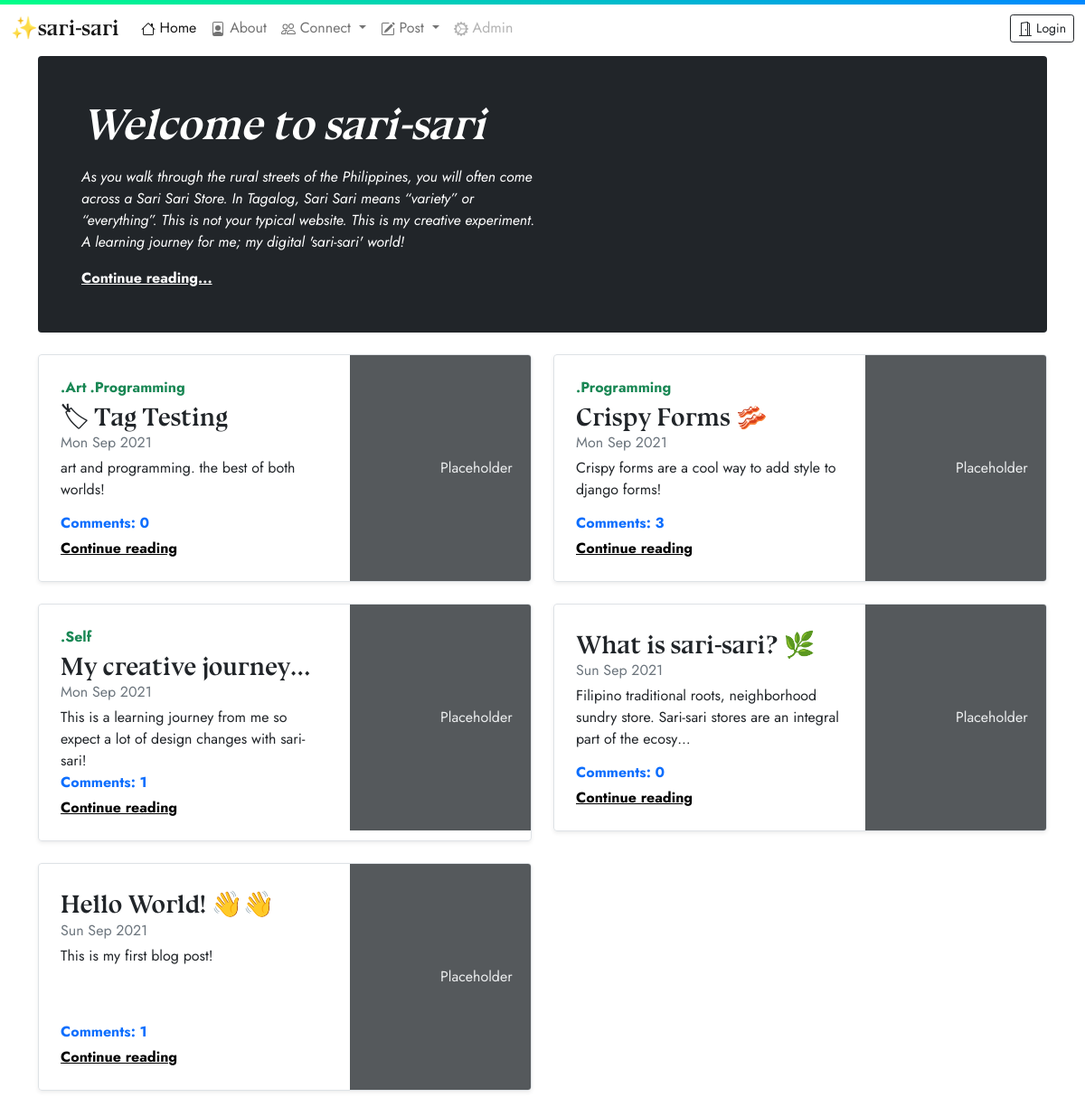
The page / on the database its author committed.
### blog/models.py (models this page shows, shortened)
class Tag(models.Model):
    name = models.CharField(max_length=50)
    def __str__(self):
        return self.name

class Post(models.Model):
    author = models.ForeignKey('auth.User',on_delete=models.CASCADE) # authorised user
    title = models.CharField(max_length=200)
    text = models.TextField()
    created_date = models.DateTimeField(default=timezone.now)
    published_date = models.DateTimeField(blank=True,null=True)
    tag = models.ManyToManyField(Tag, help_text='Select a tag for your post')
    def approve_comments(self):
        return self.comments.filter(approved_comment=True)

### blog/views.py (the view)
# urls.py: re_path(r'^$',views.PostListView.as_view(),name='post_list'),
class PostListView(ListView):
    model = Post
    def get_queryset(self):
        return Post.objects.filter(published_date__lte=timezone.now()).order_by('-published_date')

### blog/templates/blog/post_list.html
{% extends 'blog/base.html' %}
{% block content %}
<div class="p-4 p-md-5 mb-4 text-white rounded bg-dark">
  <div class="col-md-6 px-0">
    <h1 class="brand display-5 fst-italic">Welcome to sari-sari</h1>
    <p class="my-3"><em>As you walk through the rural streets of the Philippines, you will often come across a Sari Sari Store. In Tagalog, Sari Sari means “variety” or “everything”. This is not your typical website. This is my creative experiment. A learning journey for me; my digital 'sari-sari' world!</em></p>
    <p class="mb-0"><a href="#" class="text-white fw-bold">Continue reading...</a></p>
  </div>
</div>
<div class="row mb-2">
  {% for post in post_list %}
  <div class="col-md-6">
    <div class="row g-0 border rounded overflow-hidden flex-md-row mb-4 shadow-sm h-md-250 position-relative cards">
      <div class="col p-4 d-flex flex-column position-static">
        <strong class="d-inline-flex mb-1 text-success">{% for tag in post.tag.all %}. <div class="pe-1">
          {{ tag }}
        </div>{% endfor %}</strong>
        <h3 class="mb-0 brand">{{ post.title|truncatechars:20 }}</h3>
        <div class="mb-1 text-muted">{{ post.published_date|date:"D M Y" }}</div>
        <p class="card-text mb-auto">{{ post.text|truncatechars:125|striptags }}</p>
        <strong class="d-inline-block mb-1 text-primary fs-6">Comments: {{ post.approve_comments.count }}</strong>
        <a href="{% url 'post_detail' pk=post.pk %}" class="stretched-link text-black fw-bold">Continue reading</a>
      </div>
      <div class="col-auto d-none d-lg-block">
        <svg class="bd-placeholder-img" width="200" height="250" xmlns="http://www.w3.org/2000/svg" role="img" aria-label="Placeholder: Thumbnail" preserveAspectRatio="xMidYMid slice" focusable="false"><title>Placeholder</title><rect width="100%" height="100%" fill="#55595c"/><text x="50%" y="50%" fill="#eceeef" dy=".3em">Placeholder</text></svg>
      </div>
    </div>
  </div>
  {% endfor %}
</div>
{% endblock %}

### blog/static/css/blog.css (style rules this page uses)
body { font-family: 'Jost', sans-serif; }
.brand { font-family: 'bluu_nextbold', serif; }

### rows shown on the page
Post: title "🏷 Tag Testing", published_date "Mon Sep 2021", text "art and programming. the best of both worlds!", approve_comments.count "0"
Tag: name "Art"
Tag: name "Programming"
Post: title "Crispy Forms 🥓", published_date "Mon Sep 2021", text "Crispy forms are a cool way to add style to django forms!", approve_comments.count "3"
Post: title "My creative journey…", published_date "Mon Sep 2021", text "This is a learning journey from me so expect a lot of design changes with sari-sari!", approve_comments.count "1"
Tag: name "Self"
Post: title "What is sari-sari? 🌿", published_date "Sun Sep 2021", text "Filipino traditional roots, neighborhood sundry store. Sari-sari stores are an integral part of the ecosy…", approve_comments.count "0"
Post: title "Hello World! 👋👋", published_date "Sun Sep 2021", text "This is my first blog post!", approve_comments.count "1"
